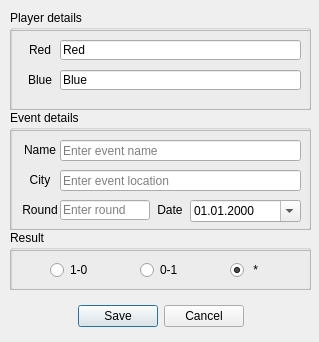
<?xml version="1.0" encoding="UTF-8"?>
<ui version="4.0">
 <class>DialogSave</class>
 <widget class="QDialog" name="DialogSave">
  <property name="geometry">
   <rect>
    <x>0</x>
    <y>0</y>
    <width>319</width>
    <height>342</height>
   </rect>
  </property>
  <property name="windowTitle">
   <string>Save game</string>
  </property>
  <widget class="QGroupBox" name="groupBoxPlayerDetails">
   <property name="geometry">
    <rect>
     <x>10</x>
     <y>10</y>
     <width>301</width>
     <height>100</height>
    </rect>
   </property>
   <property name="locale">
    <locale language="English" country="Germany"/>
   </property>
   <property name="title">
    <string>Player details</string>
   </property>
   <widget class="QFrame" name="framePlayerDetails">
    <property name="geometry">
     <rect>
      <x>0</x>
      <y>20</y>
      <width>301</width>
      <height>80</height>
     </rect>
    </property>
    <property name="frameShape">
     <enum>QFrame::StyledPanel</enum>
    </property>
    <property name="frameShadow">
     <enum>QFrame::Raised</enum>
    </property>
    <widget class="QLabel" name="labelNameRed">
     <property name="geometry">
      <rect>
       <x>10</x>
       <y>10</y>
       <width>40</width>
       <height>20</height>
      </rect>
     </property>
     <property name="text">
      <string>Red</string>
     </property>
     <property name="alignment">
      <set>Qt::AlignCenter</set>
     </property>
    </widget>
    <widget class="QLabel" name="labelNameBlue">
     <property name="geometry">
      <rect>
       <x>10</x>
       <y>40</y>
       <width>40</width>
       <height>20</height>
      </rect>
     </property>
     <property name="text">
      <string>Blue</string>
     </property>
     <property name="alignment">
      <set>Qt::AlignCenter</set>
     </property>
    </widget>
    <widget class="QLineEdit" name="lineEditNameRed">
     <property name="geometry">
      <rect>
       <x>50</x>
       <y>10</y>
       <width>241</width>
       <height>20</height>
      </rect>
     </property>
     <property name="autoFillBackground">
      <bool>false</bool>
     </property>
     <property name="text">
      <string>Red</string>
     </property>
     <property name="placeholderText">
      <string>Enter player name</string>
     </property>
    </widget>
    <widget class="QLineEdit" name="lineEditNameBlue">
     <property name="geometry">
      <rect>
       <x>50</x>
       <y>40</y>
       <width>241</width>
       <height>20</height>
      </rect>
     </property>
     <property name="text">
      <string>Blue</string>
     </property>
     <property name="placeholderText">
      <string>Enter player name</string>
     </property>
    </widget>
   </widget>
  </widget>
  <widget class="QDialogButtonBox" name="buttonBoxSave">
   <property name="geometry">
    <rect>
     <x>0</x>
     <y>300</y>
     <width>321</width>
     <height>32</height>
    </rect>
   </property>
   <property name="locale">
    <locale language="English" country="Germany"/>
   </property>
   <property name="standardButtons">
    <set>QDialogButtonBox::Cancel|QDialogButtonBox::Save</set>
   </property>
   <property name="centerButtons">
    <bool>true</bool>
   </property>
  </widget>
  <widget class="QGroupBox" name="groupBoxEventDetails">
   <property name="geometry">
    <rect>
     <x>10</x>
     <y>110</y>
     <width>301</width>
     <height>120</height>
    </rect>
   </property>
   <property name="title">
    <string>Event details</string>
   </property>
   <widget class="QFrame" name="frameEventDetails">
    <property name="geometry">
     <rect>
      <x>0</x>
      <y>20</y>
      <width>301</width>
      <height>100</height>
     </rect>
    </property>
    <property name="frameShape">
     <enum>QFrame::StyledPanel</enum>
    </property>
    <property name="frameShadow">
     <enum>QFrame::Raised</enum>
    </property>
    <widget class="QLineEdit" name="lineEditNameCity">
     <property name="geometry">
      <rect>
       <x>50</x>
       <y>40</y>
       <width>241</width>
       <height>21</height>
      </rect>
     </property>
     <property name="text">
      <string/>
     </property>
     <property name="placeholderText">
      <string>Enter event location</string>
     </property>
    </widget>
    <widget class="QLabel" name="labelNameEvent">
     <property name="geometry">
      <rect>
       <x>10</x>
       <y>10</y>
       <width>40</width>
       <height>20</height>
      </rect>
     </property>
     <property name="text">
      <string>Name</string>
     </property>
     <property name="alignment">
      <set>Qt::AlignCenter</set>
     </property>
    </widget>
    <widget class="QLabel" name="labelNameCity">
     <property name="geometry">
      <rect>
       <x>10</x>
       <y>40</y>
       <width>40</width>
       <height>20</height>
      </rect>
     </property>
     <property name="text">
      <string>City</string>
     </property>
     <property name="alignment">
      <set>Qt::AlignCenter</set>
     </property>
    </widget>
    <widget class="QLineEdit" name="lineEditNameEvent">
     <property name="geometry">
      <rect>
       <x>50</x>
       <y>10</y>
       <width>241</width>
       <height>21</height>
      </rect>
     </property>
     <property name="text">
      <string/>
     </property>
     <property name="placeholderText">
      <string>Enter event name</string>
     </property>
    </widget>
    <widget class="QLabel" name="labelDate">
     <property name="geometry">
      <rect>
       <x>140</x>
       <y>70</y>
       <width>40</width>
       <height>20</height>
      </rect>
     </property>
     <property name="text">
      <string>Date</string>
     </property>
     <property name="alignment">
      <set>Qt::AlignCenter</set>
     </property>
    </widget>
    <widget class="QLineEdit" name="lineEditRound">
     <property name="geometry">
      <rect>
       <x>50</x>
       <y>70</y>
       <width>90</width>
       <height>20</height>
      </rect>
     </property>
     <property name="text">
      <string/>
     </property>
     <property name="placeholderText">
      <string>Enter round</string>
     </property>
    </widget>
    <widget class="QLabel" name="labelRound">
     <property name="geometry">
      <rect>
       <x>10</x>
       <y>70</y>
       <width>40</width>
       <height>20</height>
      </rect>
     </property>
     <property name="text">
      <string>Round</string>
     </property>
     <property name="alignment">
      <set>Qt::AlignCenter</set>
     </property>
    </widget>
    <widget class="QDateEdit" name="dateEdit">
     <property name="geometry">
      <rect>
       <x>180</x>
       <y>70</y>
       <width>111</width>
       <height>22</height>
      </rect>
     </property>
     <property name="displayFormat">
      <string>dd.MM.yyyy</string>
     </property>
     <property name="calendarPopup">
      <bool>true</bool>
     </property>
    </widget>
   </widget>
  </widget>
  <widget class="QGroupBox" name="groupBoxResult">
   <property name="geometry">
    <rect>
     <x>10</x>
     <y>230</y>
     <width>301</width>
     <height>60</height>
    </rect>
   </property>
   <property name="title">
    <string>Result</string>
   </property>
   <widget class="QFrame" name="frameResult">
    <property name="geometry">
     <rect>
      <x>0</x>
      <y>20</y>
      <width>301</width>
      <height>40</height>
     </rect>
    </property>
    <property name="frameShape">
     <enum>QFrame::StyledPanel</enum>
    </property>
    <property name="frameShadow">
     <enum>QFrame::Raised</enum>
    </property>
    <widget class="QRadioButton" name="radioButtonRed">
     <property name="geometry">
      <rect>
       <x>40</x>
       <y>10</y>
       <width>41</width>
       <height>20</height>
      </rect>
     </property>
     <property name="text">
      <string>1-0</string>
     </property>
     <attribute name="buttonGroup">
      <string notr="true">buttonGroup</string>
     </attribute>
    </widget>
    <widget class="QRadioButton" name="radioButtonBlue">
     <property name="geometry">
      <rect>
       <x>130</x>
       <y>10</y>
       <width>41</width>
       <height>20</height>
      </rect>
     </property>
     <property name="text">
      <string>0-1</string>
     </property>
     <attribute name="buttonGroup">
      <string notr="true">buttonGroup</string>
     </attribute>
    </widget>
    <widget class="QRadioButton" name="radioButtonLine">
     <property name="geometry">
      <rect>
       <x>220</x>
       <y>10</y>
       <width>41</width>
       <height>20</height>
      </rect>
     </property>
     <property name="text">
      <string> *</string>
     </property>
     <property name="checked">
      <bool>true</bool>
     </property>
     <attribute name="buttonGroup">
      <string notr="true">buttonGroup</string>
     </attribute>
    </widget>
   </widget>
  </widget>
 </widget>
 <tabstops>
  <tabstop>lineEditNameRed</tabstop>
  <tabstop>lineEditNameBlue</tabstop>
  <tabstop>lineEditNameEvent</tabstop>
  <tabstop>lineEditNameCity</tabstop>
  <tabstop>lineEditRound</tabstop>
  <tabstop>radioButtonRed</tabstop>
  <tabstop>radioButtonBlue</tabstop>
  <tabstop>radioButtonLine</tabstop>
 </tabstops>
 <resources/>
 <connections>
  <connection>
   <sender>buttonBoxSave</sender>
   <signal>rejected()</signal>
   <receiver>DialogSave</receiver>
   <slot>reject()</slot>
   <hints>
    <hint type="sourcelabel">
     <x>64</x>
     <y>315</y>
    </hint>
    <hint type="destinationlabel">
     <x>90</x>
     <y>84</y>
    </hint>
   </hints>
  </connection>
  <connection>
   <sender>buttonBoxSave</sender>
   <signal>accepted()</signal>
   <receiver>DialogSave</receiver>
   <slot>accept()</slot>
   <hints>
    <hint type="sourcelabel">
     <x>168</x>
     <y>315</y>
    </hint>
    <hint type="destinationlabel">
     <x>169</x>
     <y>83</y>
    </hint>
   </hints>
  </connection>
 </connections>
 <buttongroups>
  <buttongroup name="buttonGroup"/>
 </buttongroups>
</ui>
